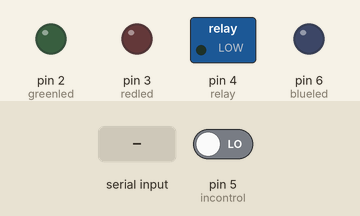
Bench run of a sketch on a simulated Arduino Uno, built with avr-gcc and run on an emulated ATmega328P. Shown: switched loads named in the sketch (green lamp = pin HIGH), output pins drawn as LEDs (lit = HIGH). The test bench sets the inputs (shaded band); at power-on: pin 5 (incontrol) LOW.

Above: at 1.2 s.
1.3 s: "1" received over Serial
At 2.0 s:
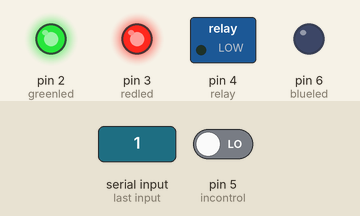
2.9 s: "2" received over Serial
At 4.2 s:
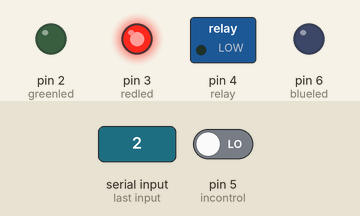
4.5 s: "3" received over Serial
At 5.7 s:
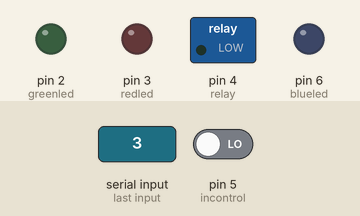
Timing chart, 0 to 7.5 s (numbered marks = the images above; inputs shaded):
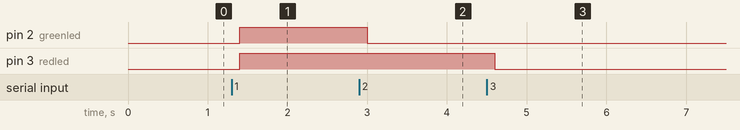

The sketch:

second.ino
```cpp
#include "config.h"

void setup() {
  Serial.begin (9600);
  pinMode (greenled, OUTPUT);
  pinMode (redled, OUTPUT);
  pinMode (relay, OUTPUT);
  pinMode (blueled, OUTPUT);
  pinMode (incontrol, INPUT);
}

void loop() {
  while (Serial.available() > 0) {
    result = Serial.read();
    switch (result)
    {
      case '1': {
          if (digitalRead(incontrol) == HIGH) {
            digitalWrite(greenled, HIGH);
            digitalWrite(redled, LOW);
            digitalWrite(relay, HIGH);
            digitalWrite(blueled, HIGH);
            delay(ACCESS_DELAY);
          } else {
            digitalWrite(greenled, HIGH);
            digitalWrite(redled, HIGH);
            digitalWrite(relay, LOW);
            digitalWrite(blueled, LOW);
            delay(DENIED_DELAY);
          }
        }
        break;
      case '2': {
          if (digitalRead(incontrol) == HIGH) {
            digitalWrite(greenled, LOW);
            digitalWrite(redled, HIGH);
            digitalWrite(relay, LOW);
            digitalWrite(blueled, HIGH);
            delay(DENIED_DELAY);
          } else {
            digitalWrite(greenled, LOW);
            digitalWrite(redled, HIGH);
            digitalWrite(relay, LOW);
            digitalWrite(blueled, LOW);
            delay(DENIED_DELAY);
          }
        }
        break;
      case '3': {
          if (digitalRead(incontrol) == HIGH) {
            digitalWrite(greenled, LOW);
            digitalWrite(redled, LOW);
            digitalWrite(relay, LOW);
            digitalWrite(blueled, HIGH);
            delay(DENIED_DELAY);
          } else {
            digitalWrite(greenled, LOW);
            digitalWrite(redled, LOW);
            digitalWrite(relay, LOW);
            digitalWrite(blueled, LOW);
            delay(DENIED_DELAY);
          }
          break;
        }
    }
  }
  delay (100);
}
```

config.h
```cpp
#define greenled  2
#define redled    3
#define relay     4
#define incontrol 5
#define blueled   6

#define ACCESS_DELAY 3500
#define DENIED_DELAY 500

char result;
int controlval;
```

Measured:
- after the input at 1.3 s, pin 2 (greenled), pin 3 (redled): LOW → HIGH after 0.10 s
- after the input at 2.9 s, pin 2 (greenled): HIGH → LOW after 0.10 s
- after the input at 4.5 s, pin 3 (redled): HIGH → LOW after 0.10 s
